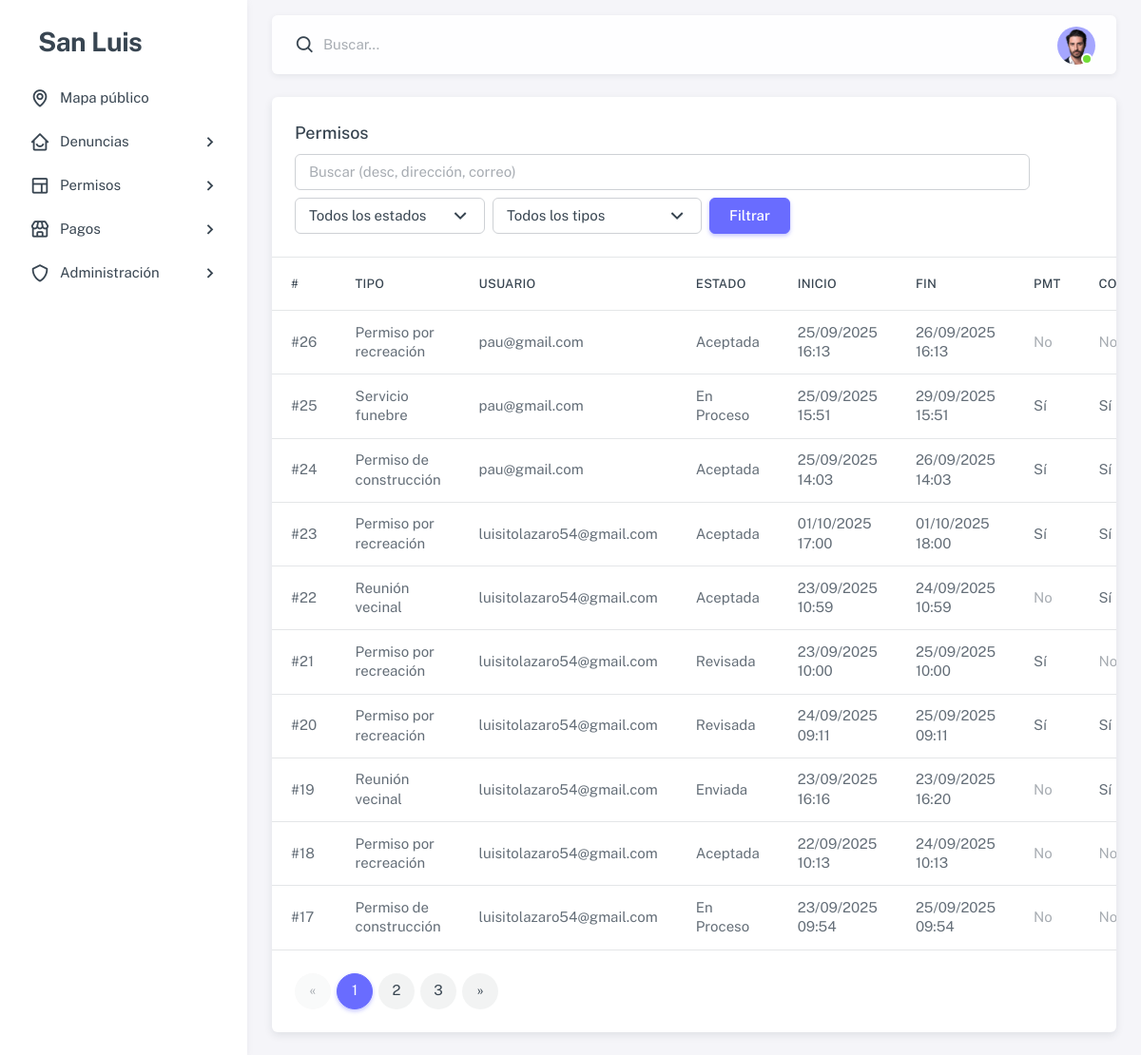
The app's page /admin-panel/permisos/ (signed in), older data.
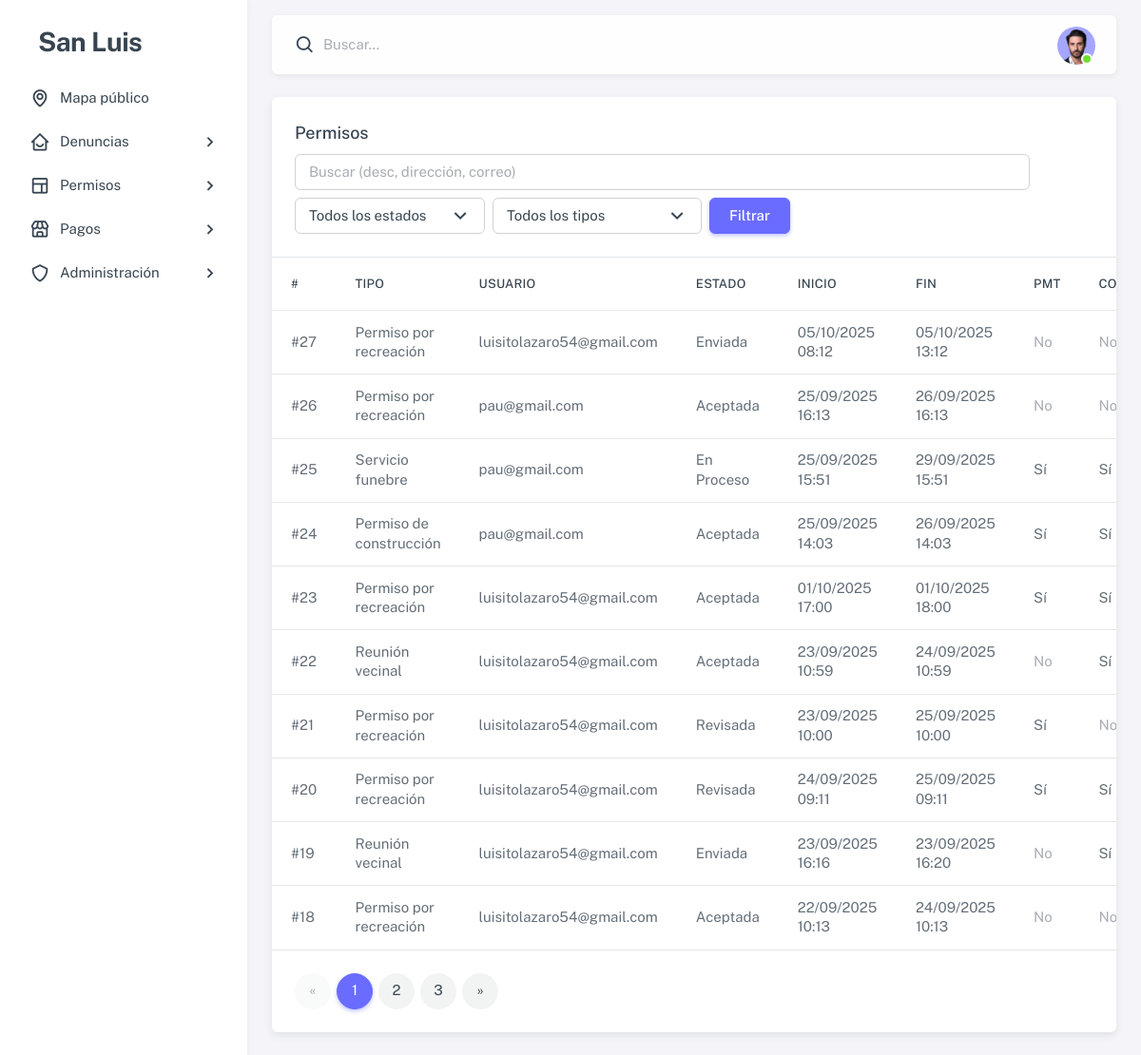
The same page, newer data.
### dashboard/models.py (models this page shows, shortened)
class Permiso(models.Model):
    ESTADOS = [
        ('enviada', 'Enviada'),
        ('revisada', 'Revisada'),
        ('aceptada', 'Aceptada'),
        ('en proceso', 'En proceso'),
        ('finalizada', 'Finalizada'),
    ]
    usuario = models.ForeignKey(settings.AUTH_USER_MODEL, on_delete=models.SET_NULL, null=True, blank=True)
    ubicacion = models.ForeignKey('Ubicacion', on_delete=models.SET_NULL, null=True, blank=True)
    tipo_permiso = models.ForeignKey('TipoPermiso', on_delete=models.PROTECT)
    descripcion = models.TextField(blank=True, default='')
    dpi_frente = models.FileField(upload_to='permisos/dpi/', null=True, blank=True)
    dpi_reverso = models.FileField(upload_to='permisos/dpi/', null=True, blank=True)
    evidencia_lugar = models.FileField(upload_to='permisos/evidencia_lugar/', null=True, blank=True)
    observaciones = models.TextField(blank=True, default='')
    requiere_pmt = models.BooleanField(default=False)
    requiere_conos = models.BooleanField(default=False)
    estado = models.CharField(max_length=20, choices=ESTADOS, default='enviada')
    visible_en_mapa = models.BooleanField(default=False)
    aceptacion_nota = models.TextField(blank=True, default='')
    permiso_adjunto = models.FileField(upload_to='permisos/adjuntos/', null=True, blank=True)
    aceptado_por = models.ForeignKey(
        settings.AUTH_USER_MODEL, on_delete=models.SET_NULL,
        null=True, blank=True, related_name='permisos_aceptados'
    )
    creado_en = models.DateTimeField(auto_now_add=True)
    comienza_en = models.DateTimeField()
    termina_en  = models.DateTimeField()
    finalizado_en = models.DateTimeField(null=True, blank=True)
    class Meta:
        indexes = [
            models.Index(fields=['estado']),
            models.Index(fields=['creado_en']),
        ]

class TipoPermiso(models.Model):
    nombre = models.CharField(max_length=100, unique=True)

class Usuario(AbstractBaseUser, PermissionsMixin):
    TIPO_USUARIO_CHOICES = [
        ('ciudadano', 'Ciudadano'),
        ('administrador', 'Administrador'),
    ]
    nombre = models.CharField(max_length=100)
    apellido = models.CharField(max_length=100)
    correo = models.EmailField(unique=True, max_length=150)
    telefono = models.CharField(max_length=20, blank=True, null=True)
    es_activo = models.BooleanField(default=False)
    token_activacion = models.UUIDField(default=uuid.uuid4, editable=False)
    token_creado_en = models.DateTimeField(default=timezone.now)  # Fecha para validar 24h
    tipo_usuario = models.CharField(max_length=20, choices=TIPO_USUARIO_CHOICES, default='ciudadano')
    creado_en = models.DateTimeField(auto_now_add=True)
    is_staff = models.BooleanField(default=False)
    USERNAME_FIELD = 'correo'
    REQUIRED_FIELDS = ['nombre', 'apellido', 'telefono']
    objects = UsuarioManager()

### dashboard/views/admin_panel.py (the view)
# urls.py: path('admin-panel/permisos/', admin_panel.permisos, name='admin_permisos'),
@login_required(login_url='login')
@user_passes_test(es_admin)
def permisos(request):
    qs = (Permiso.objects
          .select_related("tipo_permiso", "usuario", "ubicacion__barrio")
          .order_by("-creado_en"))
    estado = request.GET.get("estado") or ""
    tipo_id = request.GET.get("tipo") or ""
    q = (request.GET.get("q") or "").strip()
    if estado:
        qs = qs.filter(estado=estado)
    if tipo_id:
        qs = qs.filter(tipo_permiso_id=tipo_id)
    if q:
        qs = qs.filter(
            Q(descripcion__icontains=q) |
            Q(ubicacion__direccion__icontains=q) |
            Q(usuario__correo__icontains=q)
        )
    paginator = Paginator(qs, 10)
    page_obj = paginator.get_page(request.GET.get("page"))
    ctx = {
        "page_obj": page_obj,
        "ESTADOS": [e for e, _ in Permiso.ESTADOS],  # para el select
        "estado": estado,
        "tipo": tipo_id,
        "tipos": TipoPermiso.objects.all().order_by("nombre"),
        "q": q,
    }
    return render(request, "admin_panel/permisos_list.html", ctx)

### dashboard/views/admin_panel.py (called while the page is built)
def es_admin(user):
    return user.is_authenticated and (user.is_staff or getattr(user, 'tipo_usuario', '') == 'administrador')

### dashboard/templates/admin_panel/permisos_list.html (shortened to what this page needs)
{% extends "admin_panel/base_admin.html" %}
{% block content %}
<div class="card">
  <div class="card-header d-flex justify-content-between align-items-center flex-wrap gap-2">
    <h5 class="mb-0">Permisos</h5>
    <form method="get" class="d-flex gap-2 align-items-center flex-wrap">
      <input type="text" name="q" class="form-control" placeholder="Buscar (desc, dirección, correo)" value="{{ q }}" style="min-width:260px">
      <select name="estado" class="form-select" style="max-width:200px;">
        <option value="">Todos los estados</option>
      </select>
      <select name="tipo" class="form-select" style="max-width:220px;">
        <option value="">Todos los tipos</option>
      </select>
      <button class="btn btn-primary">Filtrar</button>
    </form>
  </div>
  <div class="table-responsive">
    <table class="table mb-0">
      <thead>
        <tr>
          <th>#</th>
          <th>Tipo</th>
          <th>Usuario</th>
          <th>Estado</th>
          <th>Inicio</th>
          <th>Fin</th>
          <th>PMT</th>
          <th>Conos</th>
        </tr>
      </thead>
      <tbody>
        {% for p in page_obj.object_list %}
        <tr>
          <td>#{{ p.id }}</td>
          <td>{{ p.tipo_permiso.nombre }}</td>
          <td>
            {% if p.usuario %}{{ p.usuario.correo }}{% else %}<span class="text-muted">—</span>{% endif %}
          </td>
          <td>{{ p.estado|title }}</td>
          <td>{{ p.comienza_en|date:"d/m/Y H:i" }}</td>
          <td>{{ p.termina_en|date:"d/m/Y H:i" }}</td>
          <td>{% if p.requiere_pmt %}Sí{% else %}<span class="text-muted">No</span>{% endif %}</td>
          <td>{% if p.requiere_conos %}Sí{% else %}<span class="text-muted">No</span>{% endif %}</td>
        </tr>
        {% empty %}
        <tr>
          <td colspan="10" class="text-center text-muted py-4">Sin registros</td>
        </tr>
        {% endfor %}
      </tbody>
    </table>
  </div>
  {% if page_obj.paginator.num_pages > 1 %}
  <div class="card-footer">
    <nav>
      <ul class="pagination mb-0">
        {% if page_obj.has_previous %}
          <li class="page-item">
            <a class="page-link" href="?page={{ page_obj.previous_page_number }}{% if q %}&q={{ q|urlencode }}{% endif %}{% if estado %}&estado={{ estado }}{% endif %}{% if tipo %}&tipo={{ tipo }}{% endif %}">&laquo;</a>
          </li>
        {% else %}
          <li class="page-item disabled"><span class="page-link">&laquo;</span></li>
        {% endif %}
        {% for num in page_obj.paginator.page_range %}
          {% if num == page_obj.number %}
            <li class="page-item active"><span class="page-link">{{ num }}</span></li>
          {% elif num >= page_obj.number|add:-2 and num <= page_obj.number|add:2 %}
            <li class="page-item"><a class="page-link" href="?page={{ num }}{% if q %}&q={{ q|urlencode }}{% endif %}{% if estado %}&estado={{ estado }}{% endif %}{% if tipo %}&tipo={{ tipo }}{% endif %}">{{ num }}</a></li>
          {% endif %}
        {% endfor %}
        {% if page_obj.has_next %}
          <li class="page-item">
            <a class="page-link" href="?page={{ page_obj.next_page_number }}{% if q %}&q={{ q|urlencode }}{% endif %}{% if estado %}&estado={{ estado }}{% endif %}{% if tipo %}&tipo={{ tipo }}{% endif %}">&raquo;</a>
          </li>
        {% else %}
          <li class="page-item disabled"><span class="page-link">&raquo;</span></li>
        {% endif %}
      </ul>
    </nav>
  </div>
  {% endif %}
</div>
{% endblock %}

### dashboard/templates/admin_panel/base_admin.html (shortened to what this page needs)
{% extends "base.html" %}
{% load widget_tweaks %}

### dashboard/templates/base.html (shortened to what this page needs)
{% load static %}
<!doctype html>
<html lang="es"
      class="light-style layout-menu-fixed layout-compact"
      dir="ltr"
      data-theme="theme-default"
      data-assets-path="{% static '' %}"
      data-template="vertical-menu-template-free"
      data-style="light">
<head>
  <link rel="stylesheet" href="{% static 'vendor/fonts/boxicons.css' %}" />
  <link rel="stylesheet" href="{% static 'vendor/css/core.css' %}" class="template-customizer-core-css" />
  <link rel="stylesheet" href="{% static 'vendor/css/theme-default.css' %}" class="template-customizer-theme-css" />
  <link rel="stylesheet" href="{% static 'css/demo.css' %}" />
  <link rel="stylesheet" href="{% static 'vendor/libs/perfect-scrollbar/perfect-scrollbar.css' %}" />
  <link rel="stylesheet" href="{% static 'vendor/libs/apex-charts/apex-charts.css' %}" />
</head>
<body>
  <div class="layout-wrapper layout-content-navbar">
    <div class="layout-container">
      <aside id="layout-menu" class="layout-menu menu-vertical menu bg-menu-theme">
      {% block sidebar %}
        {% include "partials/sidebar.html" %}
      {% endblock %}
    </aside>
      <div class="layout-page">
        <nav class="layout-navbar container-xxl navbar navbar-expand-xl navbar-detached align-items-center bg-navbar-theme" id="layout-navbar">
          <div class="navbar-nav-right d-flex align-items-center" id="navbar-collapse">
            <div class="navbar-nav align-items-center">
              <div class="nav-item d-flex align-items-center">
                <i class="bx bx-search bx-md"></i>
                <input type="text" class="form-control border-0 shadow-none ps-1 ps-sm-2" placeholder="Buscar..." />
              </div>
            </div>
            <ul class="navbar-nav flex-row align-items-center ms-auto">
              {% block navbar_right %}
              <li class="nav-item navbar-dropdown dropdown-user dropdown">
                <a class="nav-link dropdown-toggle hide-arrow p-0" href="#" data-bs-toggle="dropdown">
                  <div class="avatar avatar-online"><img src="{% static 'img/avatars/1.png' %}" alt class="w-px-40 h-auto rounded-circle" /></div>
                </a>
              </li>
              {% endblock %}
            </ul>
          </div>
        </nav>
        <div class="container-xxl flex-grow-1 container-p-y">
          {% block content %}{% endblock %}
        </div>
      </div>
    </div>
  </div>
</body>
</html>

### dashboard/templates/partials/sidebar.html (shortened to what this page needs)
<div class="app-brand demo">
  <a href="{% url 'index' %}" class="app-brand-link">
    <span class="app-brand-text demo menu-text fw-bold ms-2">San Luis</span>
  </a>
</div>
<ul class="menu-inner py-1">
  <li class="menu-item">
    <a href="{% url 'mapa_publico' %}" class="menu-link">
      <i class="menu-icon tf-icons bx bx-map"></i>
      <div class="text-truncate">Mapa público</div>
    </a>
  </li>
  <li class="menu-item">
    <a href="javascript:void(0);" class="menu-link menu-toggle">
      <i class="menu-icon tf-icons bx bx-home-smile"></i>
      <div class="text-truncate">Denuncias</div>
    </a>
  </li>
  <li class="menu-item">
    <a href="javascript:void(0);" class="menu-link menu-toggle">
      <i class="menu-icon tf-icons bx bx-layout"></i>
      <div class="text-truncate">Permisos</div>
    </a>
  </li>
  <li class="menu-item">
    <a href="javascript:void(0);" class="menu-link menu-toggle">
      <i class="menu-icon tf-icons bx bx-store"></i>
      <div class="text-truncate">Pagos</div>
    </a>
  </li>
  {% if request.user.is_authenticated and request.user.is_staff %}
  <li class="menu-item">
    <a href="javascript:void(0);" class="menu-link menu-toggle">
      <i class="menu-icon tf-icons bx bx-shield"></i>
      <div class="text-truncate">Administración</div>
    </a>
  </li>
  {% endif %}
</ul>

### dashboard/static/css/demo.css (style rules this page uses)
.menu .app-brand.demo { height: 64px; margin-top: 12px; }
.app-brand-text.demo { font-size: 1.75rem; letter-spacing: -0.5px; }

Row changes from the older to the newer data that the page shows:
no longer on this page (row unchanged): Permiso: id "17", tipo_permiso.nombre "Permiso de construcción", usuario.correo "luisitolazaro54@gmail.com", estado "En Proceso", comienza_en "23/09/2025 09:54", termina_en "25/09/2025 09:54", requiere_pmt "No", requiere_conos "No"
added Permiso: id "27", tipo_permiso.nombre "Permiso por recreación", usuario.correo "luisitolazaro54@gmail.com", estado "Enviada", comienza_en "05/10/2025 08:12", termina_en "05/10/2025 13:12", requiere_pmt "No", requiere_conos "No"
